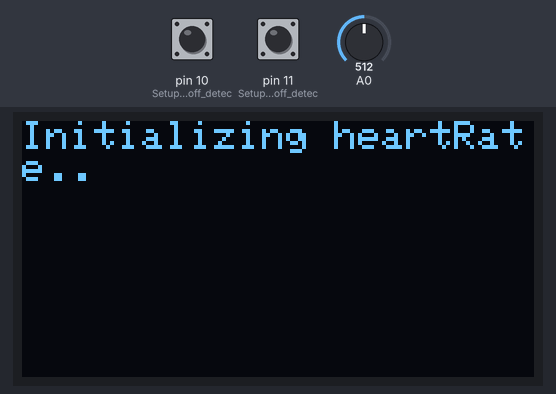
Recording of a sketch running on a simulated Arduino Uno, built with avr-gcc and run on an emulated ATmega328P. Shown: 128×64 one-colour display. The inputs (shaded band) are chosen by the test bench; at power-on: pin 10 (Setup_for_leads_off_detec) LOW, pin 11 (Setup_for_leads_off_detec) LOW, A0 = 512. What the sketch prints to the serial monitor is not drawn.

Above: at 1.2 s.

The sketch:

ECG_HC06.ino
```cpp
//#include <SPI.h>
//#include <SD.h>
#include <SoftwareSerial.h>
#include <Wire.h>
#include <Adafruit_GFX.h>
#include <OakOLED.h>


OakOLED oled;

// set up variables using the SD utility library functions:
//Sd2Card card;
//SdVolume volume;
//SdFile root;

// Create a file to store the data
//File myFile;

//const int chipSelect = 4;//pin for the SD Card Adapter

SoftwareSerial BT(7, 8); //Rx,Tx


void setup() {
  // initialize the serial communication:
  Serial.begin(9600);
  pinMode(10, INPUT); // Setup for leads off detection LO +
  pinMode(11, INPUT); // Setup for leads off detection LO -

  // Bluetooth
  while(!Serial);
  BT.begin(9600);

 //SD Card
  //Serial.print("\nInitializing SD card...");

  // we'll use the initialization code from the utility libraries
  // since we're just testing if the card is working!
  //if (!card.init(SPI_HALF_SPEED, chipSelect)) {
    //Serial.println("initialization failed. Things to check:");
    //Serial.println("* is a card inserted?");
    //Serial.println("* is your wiring correct?");
    //Serial.println("* did you change the chipSelect pin to match your shield or module?");
    //while (1);
  //} else {
    //Serial.println("Wiring is correct and a card is present.");
  //}

  //OLED
  oled.begin();
  oled.clearDisplay();
  oled.setTextSize(1);
  oled.setTextColor(1);
  oled.setCursor(0, 0);

  oled.println("Initializing heartRate..");
  oled.display();

}

void loop() {

  if((digitalRead(10) == 1)||(digitalRead(11) == 1)){
    Serial.println('!');
  }
  else{

    Serial.println(analogRead(A0));
    oled.println(analogRead(A0));


  }

  //Write from Serial Monitor to Bluetooth HC06
  if (Serial.available()){
    BT.write(Serial.read());
}

  //Send data from Bluetooth to Smartphone
  BT.print(Serial.read());

  //Wait for a bit to keep serial data from saturating
  delay(1);
}
```
